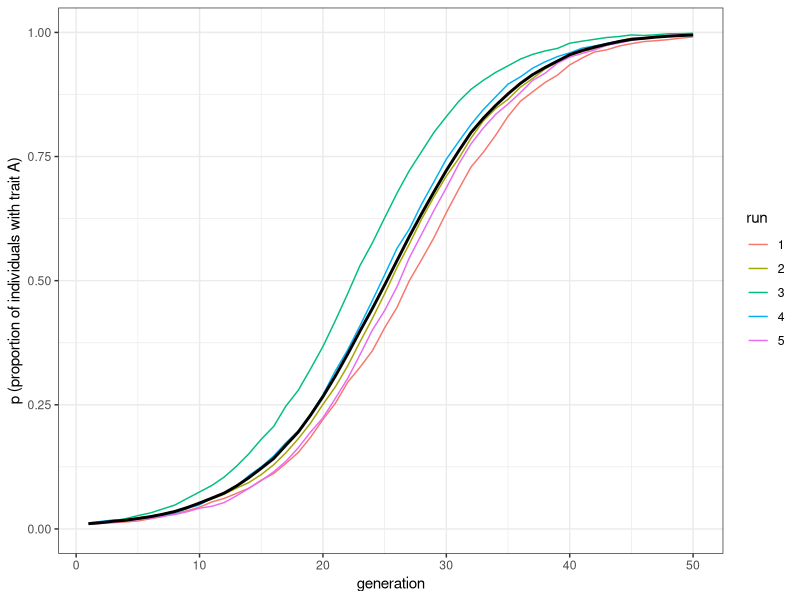
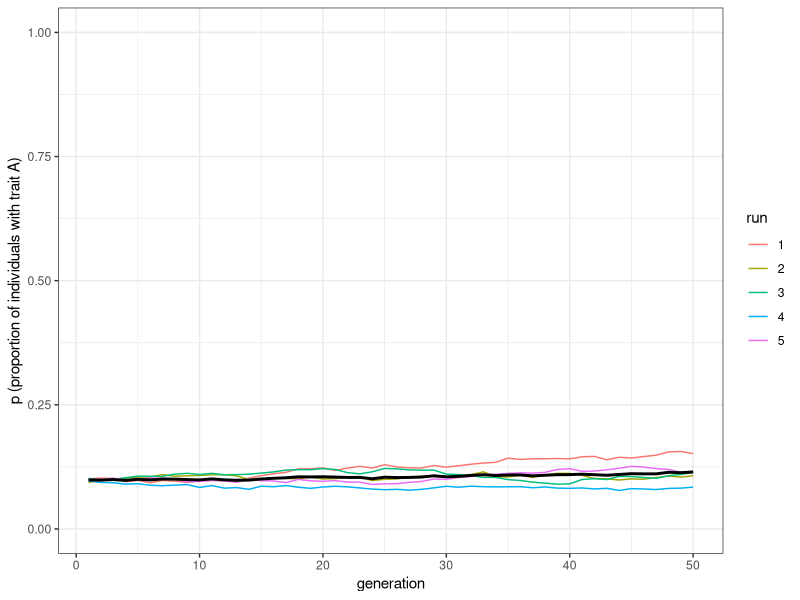
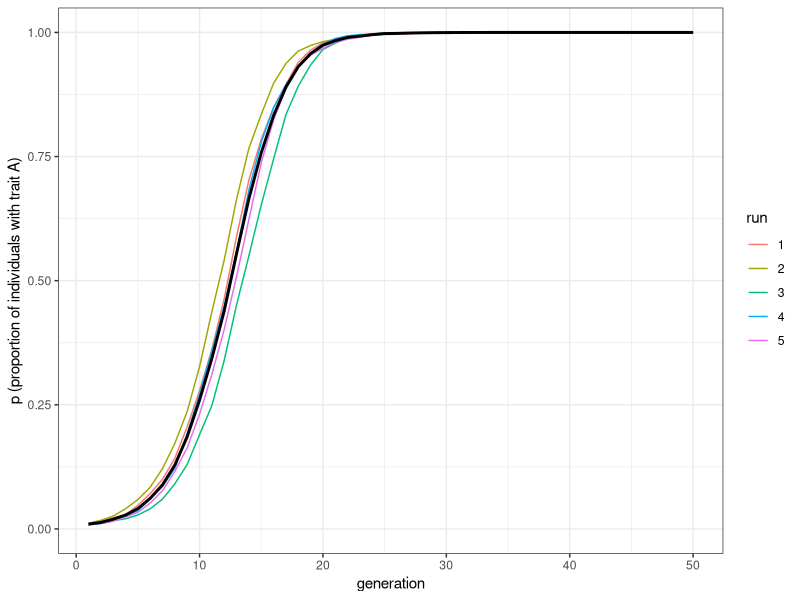
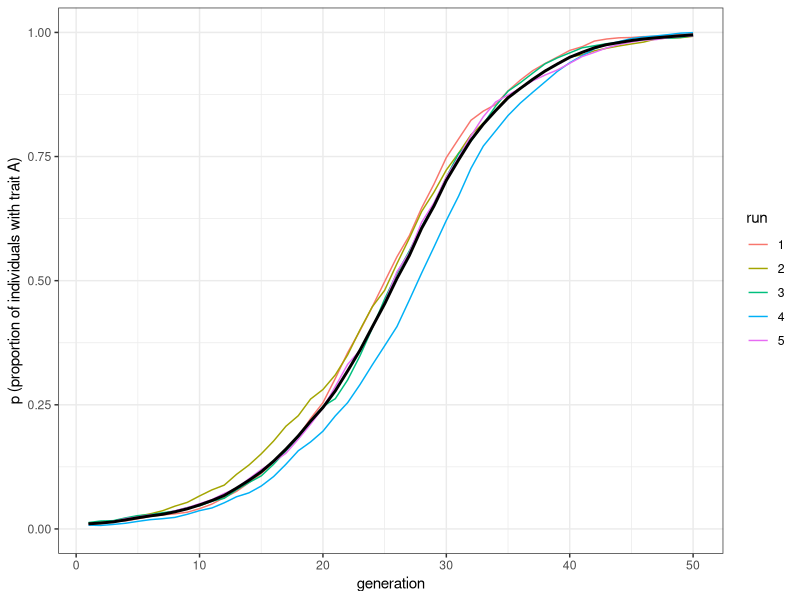
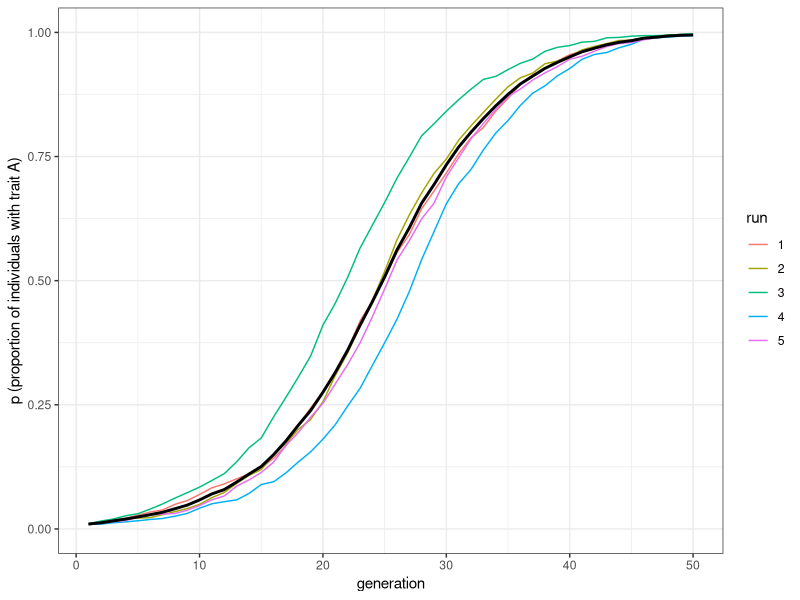
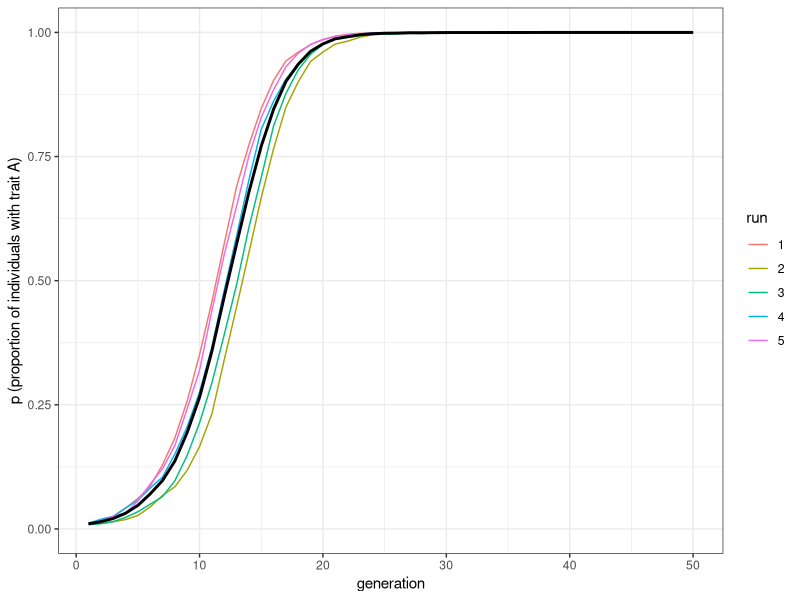

Reproduce these figures in R, in order.
## ---- chunk 1
library(tidyverse)

vertical_transmission <- function(N, p_0, b, t_max, r_max) {
  output <- tibble(generation = rep(1:t_max, r_max), p = as.numeric(rep(NA, t_max * r_max)), run = as.factor(rep(1:r_max, each = t_max)))
  
  for (r in 1:r_max) {
    population <- tibble(trait = sample(c("A", "B"), N, replace = TRUE, prob = c(p_0, 1 - p_0)))
    # create first generation
    
    output[output$generation == 1 & output$run == r, ]$p <- sum(population$trait == "A") / N # add first generation's p for run r
    
    for (t in 2:t_max) {
      previous_population <- population # copy individuals to previous_population tibble
      
      mother <- tibble(trait = sample(previous_population$trait, N, replace = TRUE))  # randomly pick mothers
      father <- tibble(trait = sample(previous_population$trait, N, replace = TRUE))  # randomly pick fathers
      
      population <- tibble(trait = as.character(rep(NA, N))) # next generation
      
      both_A <- mother$trait == "A" & father$trait == "A"
      if (sum(both_A) > 0) {
        population[both_A, ]$trait <- "A"  # parents both A, adopt A
      }
      
      both_B <- mother$trait == "B" & father$trait == "B"
      if (sum(both_B) > 0) {
        population[both_B, ]$trait <- "B"  # parents both B, adopt B
      }
      
      if (anyNA(population)) {  # if any empty NA slots (i.e. one A and one B parent) are present...
        population[is.na(population)[,1],]$trait <- sample(c("A", "B"), sum(is.na(population)), prob = c(b, 1 - b), replace = TRUE)
        # ...make them A with probability b
      }
      
      output[output$generation == t & output$run == r, ]$p <- sum(population$trait == "A") / N # get p and put it into output slot for this generation t and run r
    }
  }
  output # export data from function
}

## ---- chunk 2
plot_multiple_runs <- function(data_model) {
  ggplot(data = data_model, aes(y = p, x = generation)) +
    geom_line(aes(colour = run)) +
    stat_summary(fun = mean, geom = "line", size = 1) +
    ylim(c(0, 1)) +
    theme_bw() +
    labs(y = "p (proportion of individuals with trait A)")
}
## ---- chunk 3
data_model <- vertical_transmission(N = 10000, p_0 = 0.01, b = 0.6, t_max = 50, r_max = 5)
plot_multiple_runs(data_model)
## ---- chunk 4
data_model <- vertical_transmission(N = 10000, p_0 = 0.1, b = 0.5, t_max = 50, r_max = 5)
plot_multiple_runs(data_model)
## ---- chunk 5
vertical_horizontal_transmission <- function(N, p_0, b, n, g, t_max, r_max) {
  output <- tibble(generation = rep(1:t_max, r_max), p = as.numeric(rep(NA, t_max * r_max)), run = as.factor(rep(1:r_max, each = t_max)))
  
  for (r in 1:r_max) {
    population <- tibble(trait = sample(c("A", "B"), N, replace = TRUE, prob = c(p_0, 1 - p_0)))
    # create first generation
    
    output[output$generation == 1 & output$run == r, ]$p <- sum(population$trait == "A") / N # add first generation's p for run r
    
    # vertical transmission
    for (t in 2:t_max) {
      previous_population <- population # copy individuals to previous_population tibble
      
      mother <- tibble(trait = sample(previous_population$trait, N, replace = TRUE))  # randomly pick mothers
      father <- tibble(trait = sample(previous_population$trait, N, replace = TRUE))  # randomly pick fathers
      
      population <- tibble(trait = as.character(rep(NA, N)))  # next generation
      
      both_A <- mother$trait == "A" & father$trait == "A"
      if ( sum(both_A) > 0 ) {
        population[both_A, ]$trait <- "A"  # parents both A, adopt A
      }
      
      both_B <- mother$trait == "B" & father$trait == "B"
      if ( sum(both_B) > 0) {
        population[both_B, ]$trait <- "B"  # parents both B, adopt B
      }
      
      if (anyNA(population)) {  # if any empty NA slots (i.e. one A and one B parent) are present...
        population[is.na(population)[,1],]$trait <- sample(c("A", "B"), sum(is.na(population)), prob = c(b, 1 - b), replace = TRUE)
        # ...make them A with probability b
      }
      
      # horizontal transmission
      previous_population <- population # previous_population are children before horizontal transmission, population are children after horizontal transmission
      
      N_B <- length(previous_population$trait[previous_population$trait == "B"])  # N_B = number of Bs
      
      if (N_B > 0 & n > 0) {  # if there are B individuals to switch, and n is not zero
        
        for (i in 1:N_B) {  # for each B individual...
          
          demonstrator <- sample(previous_population$trait, n, replace = TRUE) # pick n demonstrators
          copy <- sample(c(TRUE, FALSE), n, prob = c(g, 1-g), replace = TRUE)  # get probability g
          
          if ( sum(demonstrator == "A" & copy == TRUE) > 0 ) {  # if any demonstrators with A are to be copied...
            population[previous_population$trait == "B",]$trait[i] <- "A"  # ...the B individual switches to A
          }
        
        }
      }
      
      output[output$generation == t & output$run == r, ]$p <- sum(population$trait == "A") / N # get p and put it into output slot for this generation t and run r
    }
  }
  output # export data from function
}

## ---- chunk 6
data_model <- vertical_horizontal_transmission(N = 5000, p_0 = 0.01, b = 0.5, n = 5, g = 0.1, t_max = 50, r_max = 5)
plot_multiple_runs(data_model)
## ---- chunk 7
data_model_v <- vertical_horizontal_transmission(N = 5000, p_0 = 0.01, b = 0.6, n = 0, g = 0, t_max = 50, r_max = 5)
data_model_hn2 <- vertical_horizontal_transmission(N = 5000, p_0 = 0.01, b = 0.5, n = 2, g = 0.1, t_max = 50, r_max = 5)
data_model_hn5 <- vertical_horizontal_transmission(N = 5000, p_0 = 0.01, b = 0.5, n = 5, g = 0.1, t_max = 50, r_max = 5)
## ---- chunk 8
plot_multiple_runs(data_model_v)
## ---- chunk 9
plot_multiple_runs(data_model_hn2)
## ---- chunk 10
plot_multiple_runs(data_model_hn5)
